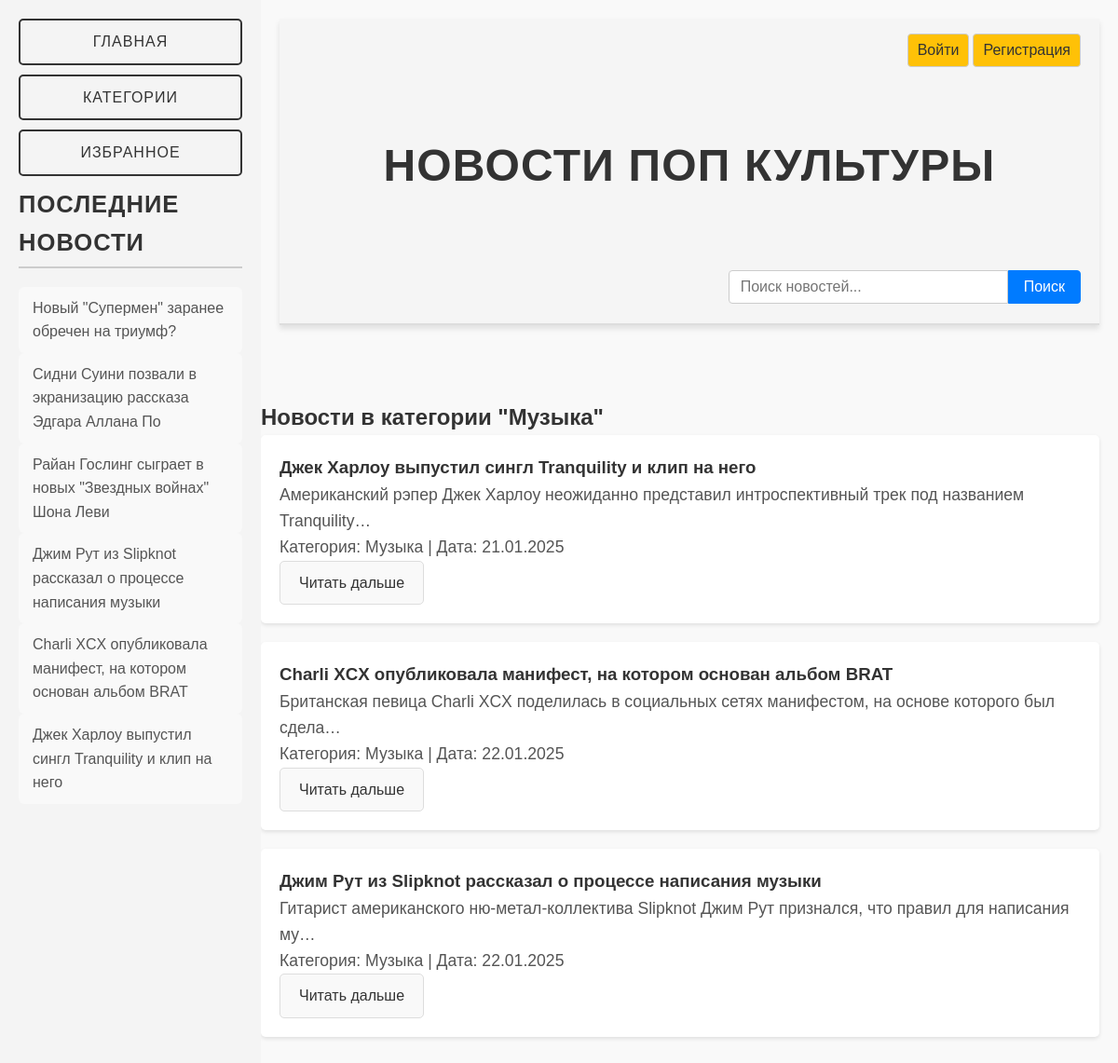
Page /category/1/ on the committed database.
### index/models.py (models this page shows, shortened)
class News(models.Model):
    title = models.CharField("Заголовок", max_length=512)
    content = models.TextField("Основной текст")
    category = models.ForeignKey(NewsCategory, on_delete=models.CASCADE)
    created_at = models.DateTimeField("Дата добавления", auto_now_add=True)

class NewsCategory(models.Model):
    title = models.CharField("Название категории", max_length=64)
    created_at = models.DateTimeField("Дата добавления", auto_now_add=True)

### index/views.py (the view)
# urls.py: path('category/<int:pk>/', views.category_page, name='category_page'),
def category_page(request, pk):
    category = NewsCategory.objects.get(id=pk)
    news = News.objects.filter(category=category)
    news_list = News.objects.all()
    categories = NewsCategory.objects.all()
    context = {'category': category, 'news': news, 'news_list': news_list, 'categories': categories}
    return render(request, 'index/category.html', context)

### index/context_processors.py (called while the page is built)
def latest_news(request):
    latest_news = News.objects.all().order_by('-created_at')[:6]
    return {'latest_news': latest_news}

### index/templates/index/category.html (shortened to what this page needs)
{% load static %}
<!DOCTYPE html>
<html lang="ru">
<head>
    <link rel="stylesheet" href="{% static 'css/styles.css' %}">
</head>
<body>
    <div class="d-flex">
        <header>
            <div class="header-left">
                <h1>Новости поп культуры</h1>
            </div>
                <div class="auth-buttons">
                    <a href="{% url 'login' %}" class="btn login-btn">Войти</a>
                    <a href="{% url 'register' %}" class="btn register-btn">Регистрация</a>
                </div>
                <form action="{% url 'search' %}" method="get" class="search-form">
                    <input type="text" name="q" placeholder="Поиск новостей..." class="search-input" value="{{ request.GET.q|default_if_none:'' }}">
                    <button type="submit" class="search-btn">Поиск</button>
                </form>
        </header>
        <aside class="sidebar">
            <a href="{% url 'home_page' %}" class="btn btn-home">Главная</a>
            <a href="{% url 'category_list' %}" class="btn btn-home">Категории</a>
            <a href="{% url 'view_favorites' %}" class="btn btn-home">Избранное</a>
            <h2>Последние новости</h2>
            <ul class="news-list">
                {% for item in latest_news %}
                    <li>
                        <a href="{% url 'news_page' item.id %}">{{ item.title }}</a>
                    </li>
                {% empty %}
                    <li>Нет новостей для отображения.</li>
                {% endfor %}
            </ul>
        </aside>
        <div class="main-content">
            <h2>Новости в категории "{{ category.title }}"</h2>
            {% for item in news %}
                <div class="news-item">
                    <h3 class="news-title">{{ item.title }}</h3>
                    <p class="news-content">{{ item.content|truncatechars:100 }}</p>
                    <p class="news-category">Категория: {{ item.category.title }} | Дата: {{ item.created_at|date:"d.m.Y" }}</p>
                    <a href="{% url 'news_page' item.id %}">Читать дальше</a>
                </div>
            {% empty %}
                <p>Новостей пока нет в этой категории.</p>
            {% endfor %}
        </div>
    </div>
</body>
</html>

### static/css/styles.css (style rules this page uses)
* { margin: 0; padding: 0; box-sizing: border-box; }
body { font-family: Arial, sans-serif; background-color: #f9f9f9; color: #333; line-height: 1.6; padding: 20px; margin-left: 260px; }
header { text-align: center; margin-left: 20px; margin-bottom: 80px; position: relative; background-color: #f5f5f5; padding: 120px 20px; border-bottom: 2px solid #ddd; box-shadow: 0 4px 6px rgba(0, 0, 0, 0.1); }
header h1 { font-size: 3rem; font-weight: 700; color: #333; letter-spacing: 1.2px; text-transform: uppercase; margin-bottom: 10px; }
.auth-buttons { display: flex; justify-content: flex-start; margin-top: 15px; width: auto; position: absolute; top: 1px; right: 20px; }
.auth-buttons a { padding: 4px 10px; font-size: 16px; background-color: #ffc107; color: #333; text-decoration: none; border-radius: 4px; margin-left: 4px; border: 1px solid #ccc; transition: background-color 0.3s ease; }
.search-form { display: flex; align-items: center; position: absolute; top: 270px; right: 20px; }
.search-input { padding: 8px 12px; font-size: 16px; border: 1px solid #ccc; border-radius: 4px 0 0 4px; width: 300px; box-sizing: border-box; }
.search-btn { padding: 8px 16px; font-size: 16px; background-color: #007BFF; color: #fff; border: 1px solid #007BFF; border-radius: 0 4px 4px 0; cursor: pointer; transition: background-color 0.3s ease; }
.sidebar { width: 280px; background-color: #f4f4f4; padding: 20px; position: fixed; left: 0; top: 0; height: 100%; overflow-y: auto; }
.sidebar h2 { font-size: 1.6rem; margin-bottom: 20px; font-weight: 600; color: #333; text-transform: uppercase; letter-spacing: 1px; border-bottom: 2px solid #ccc; padding-bottom: 5px; }
.main-content { margin: 0 auto; width: 100%; max-width: 1400px; }
.news-item { background-color: #fff; border-radius: 5px; box-shadow: 0 2px 4px rgba(0, 0, 0, 0.1); padding: 20px; margin-bottom: 20px; }
.news-item p { font-size: 1.1rem; color: #555; line-height: 1.6; }
.news-item a { display: inline-block; font-size: 1rem; padding: 10px 20px; border: none; border-radius: 5px; cursor: pointer; text-align: center; transition: background-color 0.3s, color 0.3s; background-color: #f9f9f9; color: #333; text-decoration: none; border: 1px solid #ddd; }
.sidebar .category-list, .sidebar .news-list { list-style: none; padding: 0; margin: 0; }
.sidebar .category-list li a, .sidebar .news-list li a { text-decoration: none; color: #555; transition: color 0.3s, background-color 0.3s; padding: 10px 15px; border-radius: 6px; display: block; background-color: #f9f9f9; }
.btn { display: block; width: 100%; padding: 10px 20px; border-radius: 5px; cursor: pointer; text-align: center; text-decoration: none; transition: background-color 0.3s, color 0.3s; font-size: 1rem; border: 2px solid #333; color: #333; background-color: transparent; margin-bottom: 10px; }
form { max-width: 600px; margin: 0 auto; }
.btn-home { font-size: 1rem; text-transform: uppercase; letter-spacing: 1px; }

### rows in the picture
News: title "Новый \"Супермен\" заранее обречен на триумф?"
News: title "Сидни Суини позвали в экранизацию рассказа Эдгара Аллана По"
News: title "Райан Гослинг сыграет в новых \"Звездных войнах\" Шона Леви"
News: title "Джим Рут из Slipknot рассказал о процессе написания музыки", content "Гитарист американского ню-метал-коллектива Slipknot Джим Рут признался, что правил для написания му…", category "Музыка", created_at "22.01.2025"
News: title "Charli XCX опубликовала манифест, на котором основан альбом BRAT", content "Британская певица Charli XCX поделилась в социальных сетях манифестом, на основе которого был сдела…", category "Музыка", created_at "22.01.2025"
News: title "Джек Харлоу выпустил сингл Tranquility и клип на него", content "Американский рэпер Джек Харлоу неожиданно представил интроспективный трек под названием Tranquility…", category "Музыка", created_at "21.01.2025"
NewsCategory: title "Музыка"
